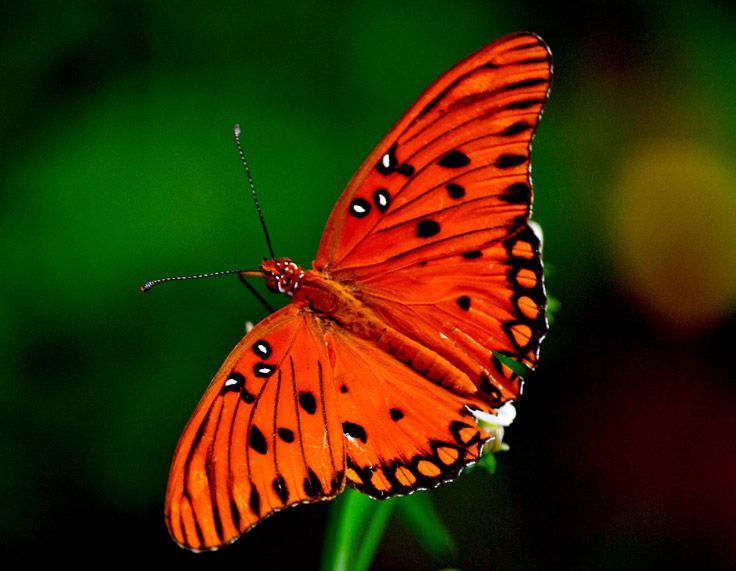
%> input picture ImgMari/a.jpg, 736 x 571 px
$ octave Segmentacion_Vr2.m   (GNU Octave 9; MATLAB toolbox functions it lacks are replaced by stand-ins)
%> lines starting %> are read from the running program, lines starting %| are printed output that depends on the picture; in (x1, y1, x2, y2) boxes, pixels count from 0 and x2, y2 are one past the last pixel; in counts of white or black regions, pixels touching at a corner belong together; the program's own positions count from 1
rgb = imread('C:\Users\carlo\Documents\MATLAB\CarlosMatlab\ImgMari\a.jpg');
%> rgb is the input picture: size 571x736x3 uint8; mean R, G, B 58.6, 43.1, 3.8

I = rgb2gray(rgb);
subplot(3,3,1);
imshow(I) ;

gmag = imgradient(I);
subplot(3,3,2);
imshow(gmag,[])
title('Gradient Magnitude')

L = watershed(gmag);
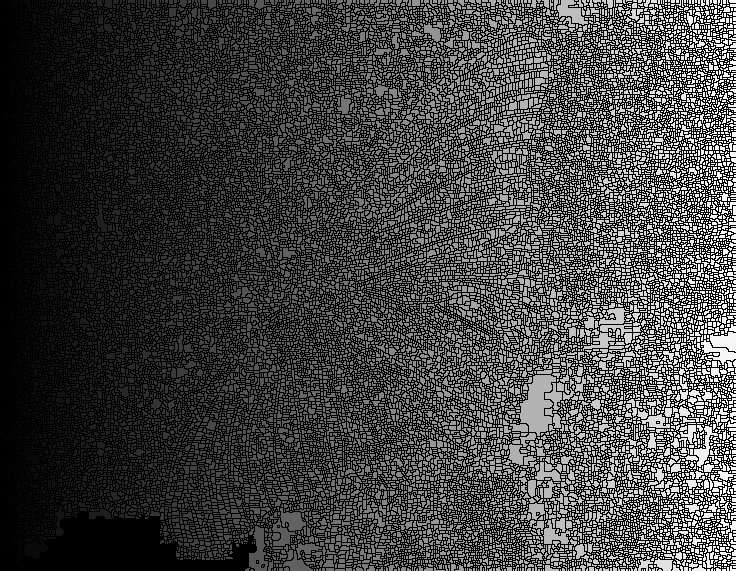
%> L: size 571x736 uint16; min 0, max 29378, mean 7429.6; drawn with min black and max white
Lrgb = label2rgb(L);
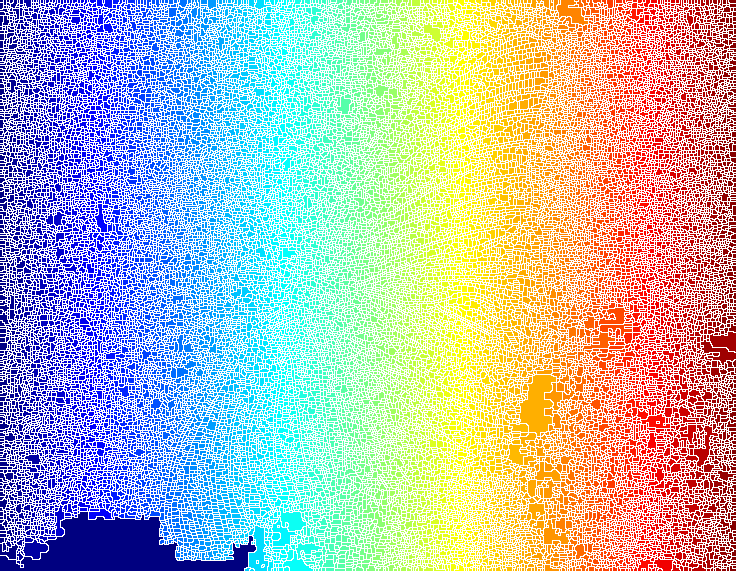
%> Lrgb: size 571x736x3 uint8; mean R, G, B 183.5, 187.6, 183.3
subplot(3,3,3);
imshow(Lrgb)
title('Watershed Transform of Gradient Magnitude')

se = strel('disk',20);
Io = imopen(I,se);
subplot(3,3,4);
imshow(Io)
title('Opening')

Ie = imerode(I,se);
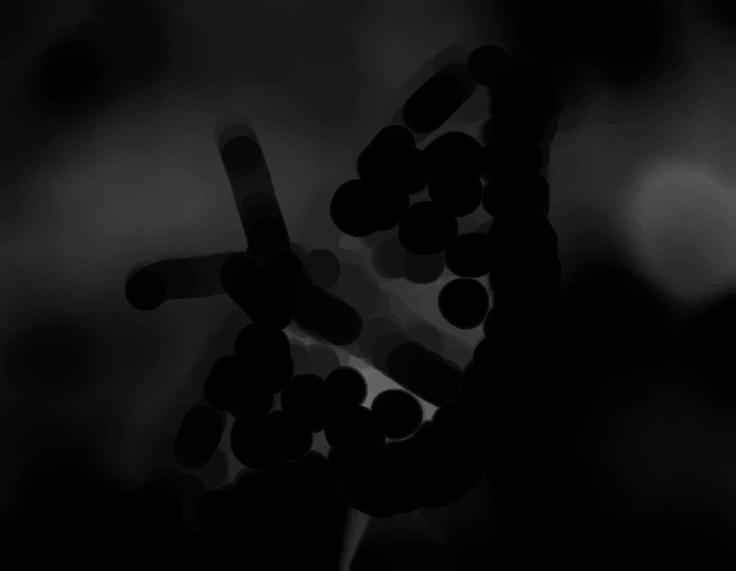
%> Ie: size 571x736 uint8; min 0, max 108, mean 15.4
Iobr = imreconstruct(Ie,I);
subplot(3,3,5);
imshow(Iobr)
title('Opening-by-Reconstruction')

Ioc = imclose(Io,se);
subplot(3,3,6);
imshow(Ioc)
title('Opening-Closing')

Iobrd = imdilate(Iobr,se);
Iobrcbr = imreconstruct(imcomplement(Iobrd),imcomplement(Iobr));
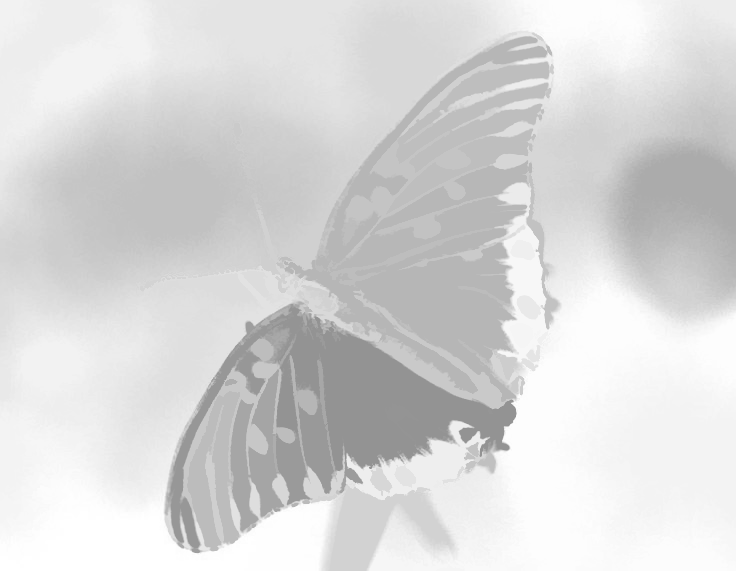
%> Iobrcbr: size 571x736 uint8; min 147, max 255, mean 216
Iobrcbr = imcomplement(Iobrcbr);
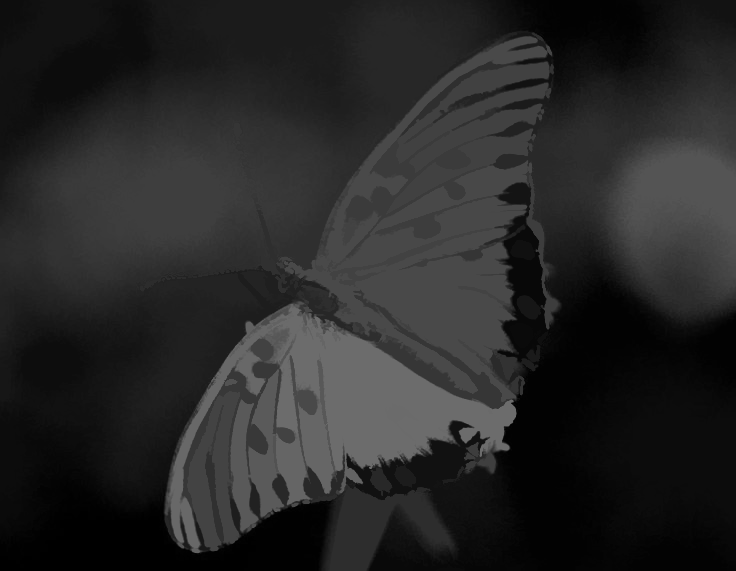
%> Iobrcbr: size 571x736 uint8; min 0, max 108, mean 39
subplot(3,3,7);
imshow(Iobrcbr)
title('Opening-Closing by Reconstruction');

fgm = imregionalmax(Iobrcbr);
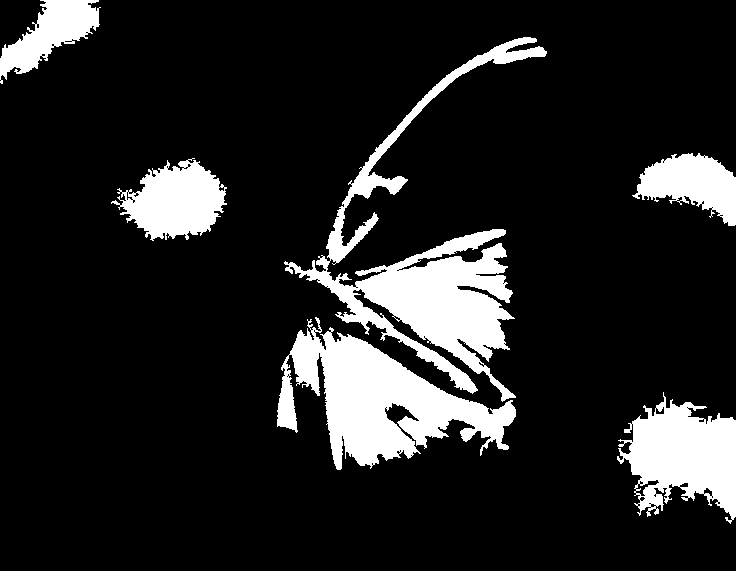
%> fgm: size 571x736 logical; 13.8% white; 6 white regions, box (x1, y1, x2, y2) and area: (284, 37, 547, 402) 19250, (277, 317, 516, 470) 15675, (617, 392, 736, 524) 9188, (111, 158, 227, 241) 5717, (632, 153, 736, 226) 4308, (0, 0, 101, 84) 3777
subplot(3,3,8);
imshow(fgm)
title('Regional Maxima of Opening-Closing by Reconstruction');


bw = imbinarize(Iobrcbr);
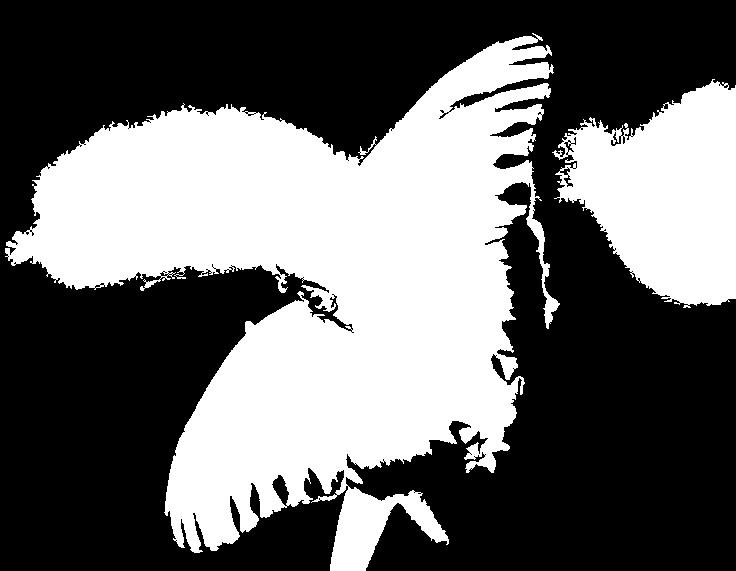
%> bw: size 571x736 logical; 40.9% white; 2 white regions, box (x1, y1, x2, y2) and area: (5, 33, 560, 571) 144733, (552, 79, 736, 308) 27191
figure
imshow(bw)
title('Reconstruction capol');

ImgCopia = bw;

%> (the run ends here)

$ run again, with ImgMari/d.jpg copied over ImgMari/a.jpg
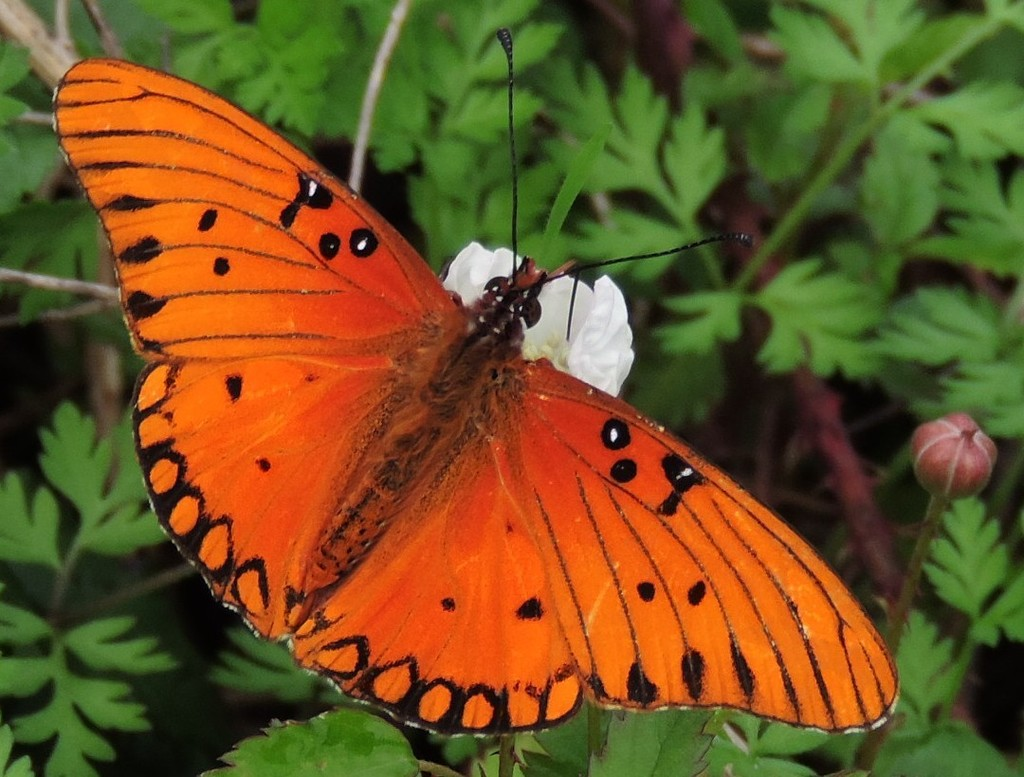
%> input picture ImgMari/d.jpg, 1024 x 777 px
%> rgb is the input picture: size 777x1024x3 uint8; mean R, G, B 110.6, 82.4, 33.3
%> `fgm = imregionalmax(Iobrcbr);`:
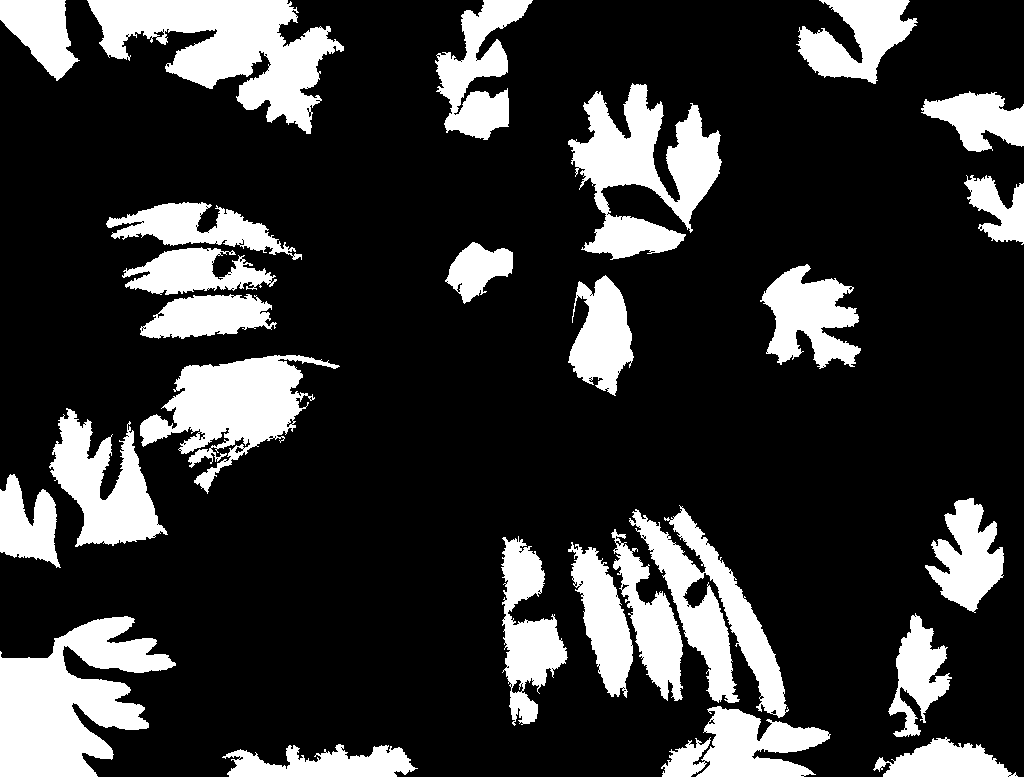
%> fgm: size 777x1024 logical; 21% white; 26 white regions, largest, box (x1, y1, x2, y2) and area: (0, 616, 176, 777) 16447, (87, 0, 344, 134) 16133, (568, 83, 722, 260) 13213
%> `bw = imbinarize(Iobrcbr);`:
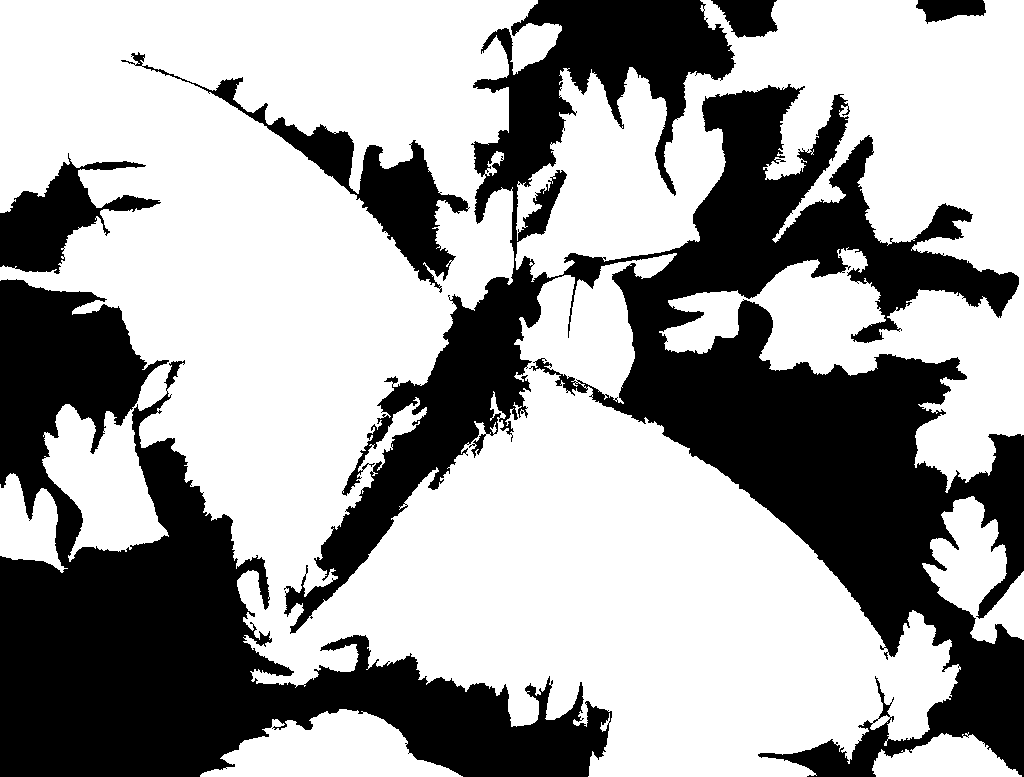
%> bw: size 777x1024 logical; 63.2% white; 6 black regions, box (x1, y1, x2, y2) and area: (284, 0, 1024, 777) 163830, (0, 279, 612, 777) 107336, (121, 52, 470, 293) 11080, (0, 153, 161, 274) 7562, (711, 0, 778, 38) 1734, (916, 0, 986, 24) 1133
